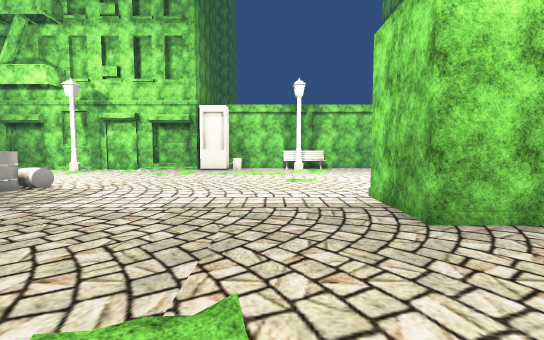
view 1 (above)

16 first-person views from a walk through a scene from a Unity 3-D project. The camera is 1.2 m above the floor, tilts 4° down and sees 85° across. The floor is counted in squares, 1 m on a side. Each view is taken from the middle of a square. On the plan, view 1 faces up. The plan holds only what a view shows up to about 13 squares ahead; the rest is blank. The place goes on beyond the plan. Some surface patterns are stand-ins.

view 2
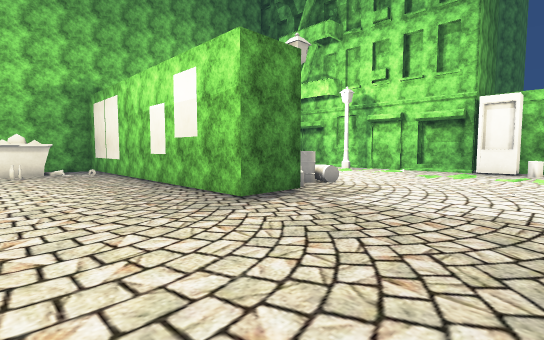

view 3
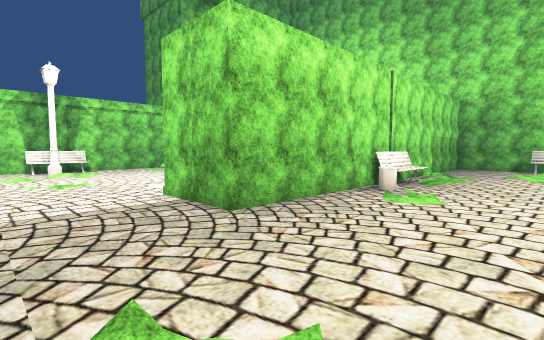

view 4
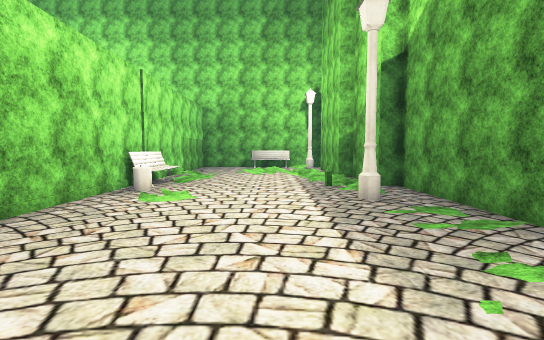

view 5
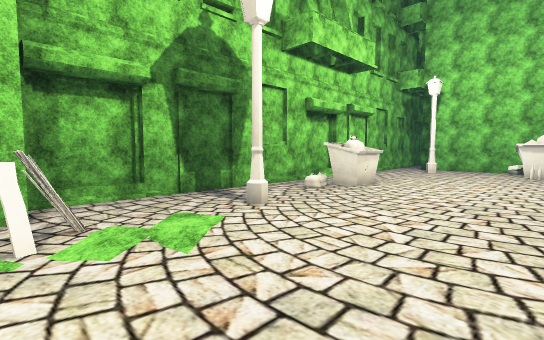

view 6
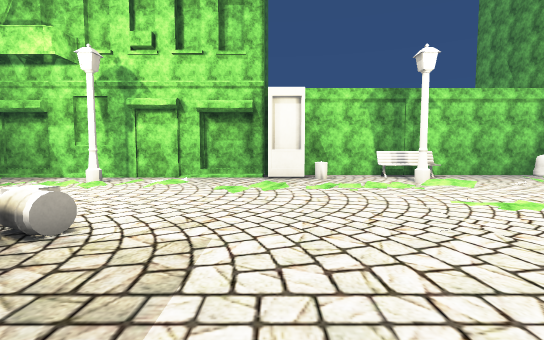

view 7
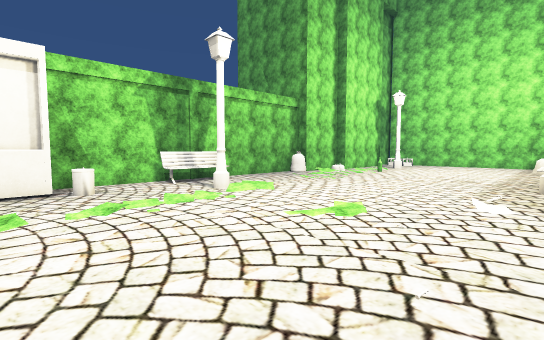

view 8
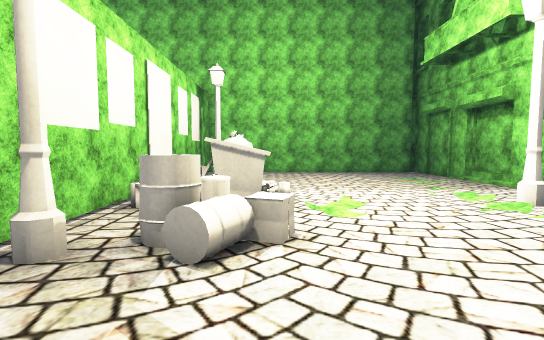

view 9
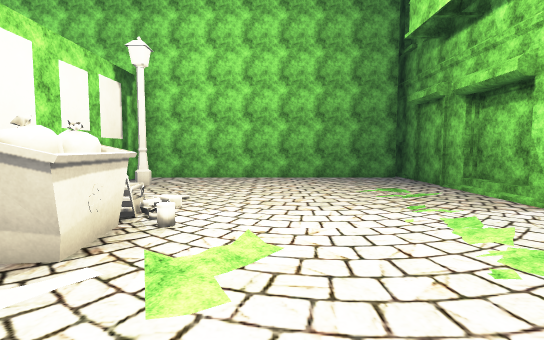

view 10
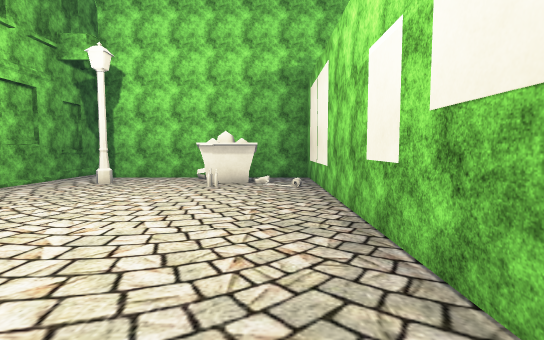

view 11
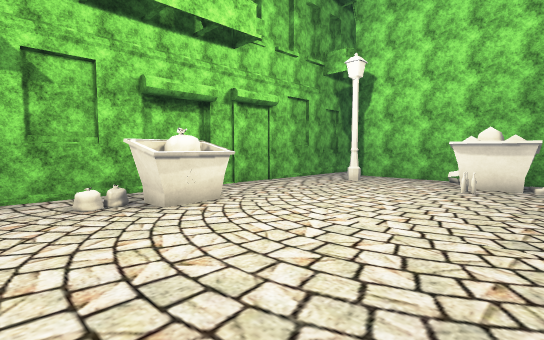

view 12
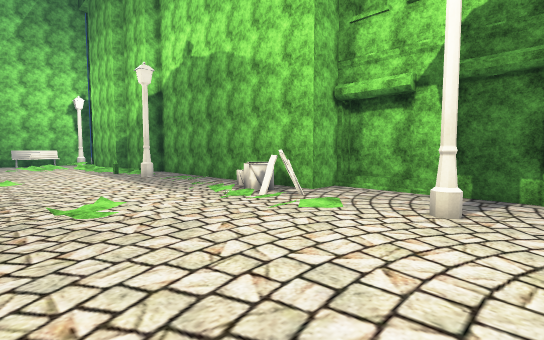

view 13
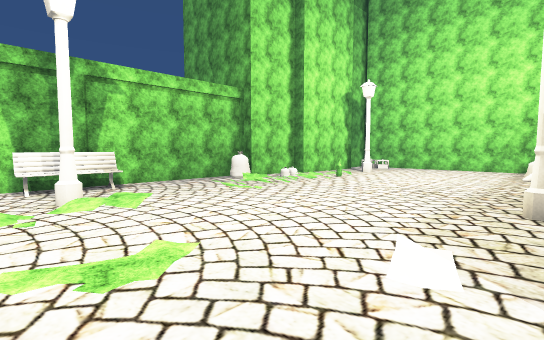

view 14
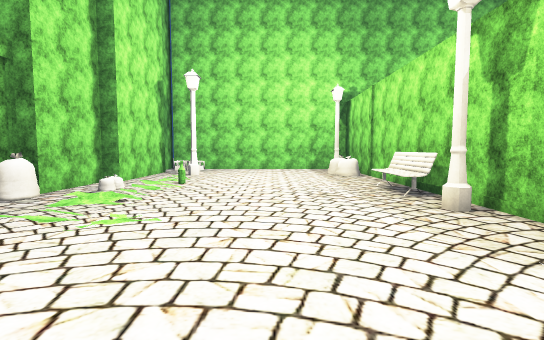

view 15
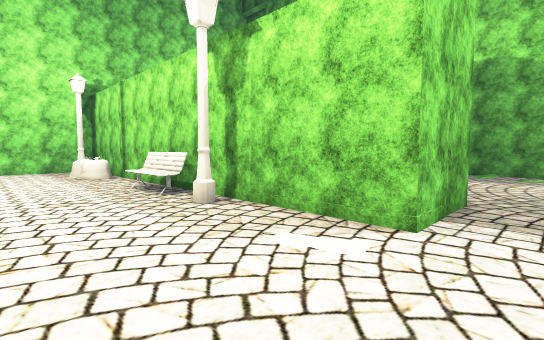

view 16
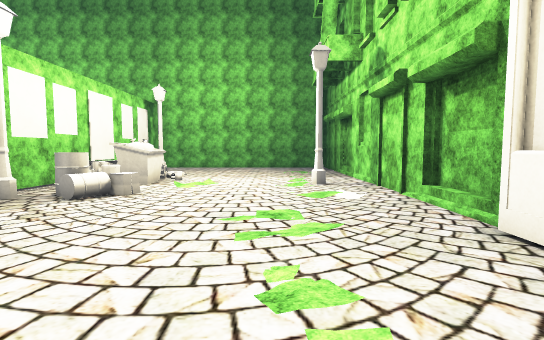

### Floor plan
Key: @ floor where view 1 was taken; # wall or solid block; x gap in a wall; . main floor; : floor 0.25 m higher than the main floor; / step, stairs or slope; = window, fence, low wall or low ledge; ^ raised ledge; O other object.
Columns run from 20 left of view 1 to 14 right of it. Each row starts with its distance up from view 1.
 19                  #############
 18 ##################...^=^....=######
 17 #...............##=.........../....
 16 #...../...#..........#....///////.
 15 #.......//....../../......////.=...
 14 #................./....../.../.....
 13 #..................................
 12 #..................................
 11 #..................................
 10 #.......###.=......................
  9 #.......###x#=....................=
  8 #.....   =.........=.........###...
  7 ##############.........############
  6 ##############.........###########
  5 ##############.........###########
  4 #...........................=#=/./
  3 #.............................:///.
  2 ###................................
  1 ###x=............................//
  0 #O..................@............
 -1 #............................../.
 -2 #................//.......#..=.//
 -3 #........##.......=#=../.....//.#
 -4 #........##........##############
 -5 .............. #...#
 -6 ####################

Positions as (right, up) in squares from view 1, and headings:
1: (0, 0), facing up
2: (-1, 0), facing up-left
3: (-1, 0), facing up-right
4: (-1, 0), facing right
5: (-1, 2), facing down-left
6: (-4, 5), facing up
7: (-4, 8), facing up-right
8: (-4, 10), facing left
9: (-7, 12), facing left
10: (-7, 3), facing left
11: (-7, 3), facing down-left
12: (-7, 3), facing down-right
13: (0, 8), facing up-right
14: (1, 12), facing right
15: (1, 12), facing down-right
16: (0, 14), facing left
